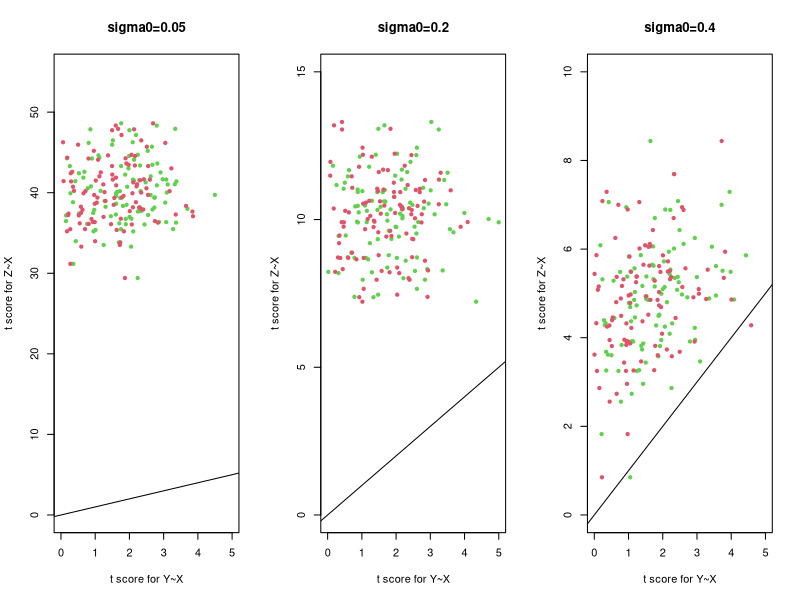

R code for this plot:
## ---- chunk 1
sim_factor <- function(alpha=0.2, beta1=0.4, beta2=0.3, eps1=0.2, eps2=0.4){
  res <- numeric(9L)
  names(res) <- c("beta.Z","score.Z","p.Z",
                  "beta1.x","score1.x","p1.x",
                  "beta2.x","score2.x","p2.x")
  x = rnorm(100,sd=1)
  Z = alpha*x + rnorm(100,sd=eps1)
  y1 = beta1*Z + rnorm(100,sd=eps2)
  y2 = beta2*Z + rnorm(100,sd=eps2)
  
  res[c("beta.Z","score.Z","p.Z")] <- summary(lm(Z~x))$coefficients[2,c(1,3,4)]
  
  res[c("beta1.x","score1.x","p1.x")] <- summary(lm(y1~x))$coefficients[2,c(1,3,4)]
  res[c("beta2.x","score2.x","p2.x")] <- summary(lm(y2~x))$coefficients[2,c(1,3,4)]
  
  res
}
## ---- chunk 2
library(ggplot2)
par(mfrow=c(1,3))
ress <- do.call(rbind, lapply(1:100,function(x){sim_factor(eps1=0.05)}))
plot(abs(ress[,"score1.x"]), abs(ress[,"score.Z"]), pch=20,
     ylim=c(0,55), xlim=c(0,5),col=3,main="sigma0=0.05",
     ylab="t score for Z~X", xlab="t score for Y~X")
points(abs(ress[,"score2.x"]), abs(ress[,"score.Z"]), pch=20,col=2)
lines(x=c(-4,6),y=c(-4,6),col=1)

ress <- do.call(rbind, lapply(1:100,function(x){sim_factor(eps1=0.2)}))
plot(abs(ress[,"score1.x"]), abs(ress[,"score.Z"]), main="sigma0=0.2", pch=20,
     ylim=c(0,15), xlim=c(0,5),col=3,ylab="t score for Z~X", xlab="t score for Y~X")
points(abs(ress[,"score2.x"]), abs(ress[,"score.Z"]), pch=20,col=2)
lines(x=c(-4,6),y=c(-4,6),col=1)


ress <- do.call(rbind, lapply(1:100,function(x){sim_factor(eps1=0.4)}))
plot(abs(ress[,"score1.x"]), abs(ress[,"score.Z"]),main="sigma0=0.4", pch=20,
     ylim=c(0,10), xlim=c(0,5),col=3,ylab="t score for Z~X", xlab="t score for Y~X")
points(abs(ress[,"score2.x"]), abs(ress[,"score.Z"]), pch=20,col=2)
lines(x=c(-4,6),y=c(-4,6),col=1)

#legend(col=c(3,2),legend = c("Y1~X","Y2~X"))
